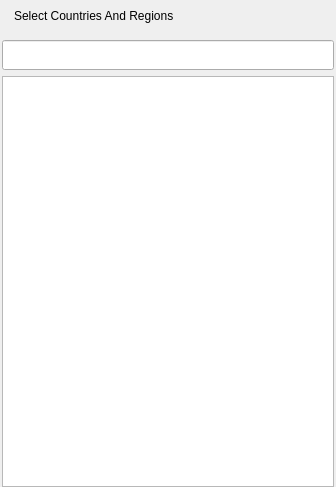
<?xml version="1.0" encoding="UTF-8"?>
<ui version="4.0">
 <class>CountryCodeDlg</class>
 <widget class="QWidget" name="CountryCodeDlg">
  <property name="geometry">
   <rect>
    <x>0</x>
    <y>0</y>
    <width>336</width>
    <height>487</height>
   </rect>
  </property>
  <property name="windowTitle">
   <string>CountryCodeDlg</string>
  </property>
  <layout class="QVBoxLayout" name="verticalLayoutMain" stretch="0,1">
   <property name="spacing">
    <number>9</number>
   </property>
   <property name="leftMargin">
    <number>2</number>
   </property>
   <property name="topMargin">
    <number>0</number>
   </property>
   <property name="rightMargin">
    <number>2</number>
   </property>
   <property name="bottomMargin">
    <number>0</number>
   </property>
   <item>
    <widget class="QWidget" name="titlebar" native="true">
     <property name="sizePolicy">
      <sizepolicy hsizetype="Expanding" vsizetype="Expanding">
       <horstretch>0</horstretch>
       <verstretch>0</verstretch>
      </sizepolicy>
     </property>
     <property name="minimumSize">
      <size>
       <width>0</width>
       <height>31</height>
      </size>
     </property>
     <property name="maximumSize">
      <size>
       <width>16777215</width>
       <height>31</height>
      </size>
     </property>
     <layout class="QHBoxLayout" name="horizontalLayout_11">
      <property name="spacing">
       <number>0</number>
      </property>
      <property name="leftMargin">
       <number>0</number>
      </property>
      <property name="topMargin">
       <number>0</number>
      </property>
      <property name="rightMargin">
       <number>0</number>
      </property>
      <property name="bottomMargin">
       <number>0</number>
      </property>
      <item>
       <widget class="QWidget" name="titlewidget" native="true">
        <property name="sizePolicy">
         <sizepolicy hsizetype="Expanding" vsizetype="Expanding">
          <horstretch>0</horstretch>
          <verstretch>0</verstretch>
         </sizepolicy>
        </property>
        <layout class="QHBoxLayout" name="horizontalLayout_10">
         <property name="spacing">
          <number>0</number>
         </property>
         <property name="leftMargin">
          <number>12</number>
         </property>
         <property name="topMargin">
          <number>0</number>
         </property>
         <property name="rightMargin">
          <number>0</number>
         </property>
         <property name="bottomMargin">
          <number>0</number>
         </property>
         <item>
          <widget class="QLabel" name="title">
           <property name="sizePolicy">
            <sizepolicy hsizetype="Expanding" vsizetype="Expanding">
             <horstretch>0</horstretch>
             <verstretch>0</verstretch>
            </sizepolicy>
           </property>
           <property name="text">
            <string>Select Countries And Regions</string>
           </property>
          </widget>
         </item>
        </layout>
       </widget>
      </item>
      <item>
       <spacer name="horizontalSpacer">
        <property name="orientation">
         <enum>Qt::Horizontal</enum>
        </property>
        <property name="sizeHint" stdset="0">
         <size>
          <width>233</width>
          <height>2</height>
         </size>
        </property>
       </spacer>
      </item>
      <item>
       <layout class="QVBoxLayout" name="verticalLayout_6">
        <property name="spacing">
         <number>0</number>
        </property>
        <property name="leftMargin">
         <number>0</number>
        </property>
        <property name="topMargin">
         <number>0</number>
        </property>
        <property name="rightMargin">
         <number>0</number>
        </property>
        <property name="bottomMargin">
         <number>0</number>
        </property>
        <item>
         <layout class="QHBoxLayout" name="horizontalLayout_6">
          <property name="spacing">
           <number>0</number>
          </property>
          <property name="leftMargin">
           <number>0</number>
          </property>
          <property name="topMargin">
           <number>0</number>
          </property>
          <property name="rightMargin">
           <number>0</number>
          </property>
          <property name="bottomMargin">
           <number>0</number>
          </property>
          <item>
           <widget class="QPushButton" name="btnClose">
            <property name="sizePolicy">
             <sizepolicy hsizetype="Expanding" vsizetype="Expanding">
              <horstretch>0</horstretch>
              <verstretch>0</verstretch>
             </sizepolicy>
            </property>
            <property name="focusPolicy">
             <enum>Qt::NoFocus</enum>
            </property>
            <property name="text">
             <string/>
            </property>
            <property name="flat">
             <bool>true</bool>
            </property>
           </widget>
          </item>
         </layout>
        </item>
        <item>
         <spacer name="verticalSpacer_4">
          <property name="orientation">
           <enum>Qt::Vertical</enum>
          </property>
          <property name="sizeType">
           <enum>QSizePolicy::Expanding</enum>
          </property>
          <property name="sizeHint" stdset="0">
           <size>
            <width>0</width>
            <height>1</height>
           </size>
          </property>
         </spacer>
        </item>
       </layout>
      </item>
     </layout>
    </widget>
   </item>
   <item>
    <widget class="QWidget" name="centralWidget" native="true">
     <layout class="QVBoxLayout" name="verticalLayout">
      <property name="leftMargin">
       <number>0</number>
      </property>
      <property name="topMargin">
       <number>0</number>
      </property>
      <property name="rightMargin">
       <number>0</number>
      </property>
      <property name="bottomMargin">
       <number>0</number>
      </property>
      <item>
       <widget class="FilterLineEdit" name="lineEditFilter">
        <property name="minimumSize">
         <size>
          <width>0</width>
          <height>30</height>
         </size>
        </property>
        <property name="maximumSize">
         <size>
          <width>16777215</width>
          <height>30</height>
         </size>
        </property>
       </widget>
      </item>
      <item>
       <widget class="QListView" name="listView"/>
      </item>
     </layout>
    </widget>
   </item>
  </layout>
 </widget>
 <layoutdefault spacing="6" margin="11"/>
 <customwidgets>
  <customwidget>
   <class>FilterLineEdit</class>
   <extends>QLineEdit</extends>
   <header location="global">filterlineedit.h</header>
  </customwidget>
 </customwidgets>
 <resources/>
 <connections/>
</ui>
